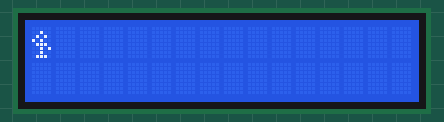
A sketch run on a simulated Arduino Uno, built with avr-gcc and run on an emulated ATmega328P. On the bench: 16×2 character LCD.

Above: at 0.1 s.
At 3.7 s:
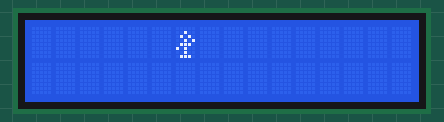
At 7.7 s:
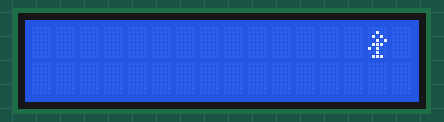
At 15.8 s:
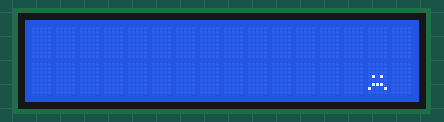
At 29.4 s:
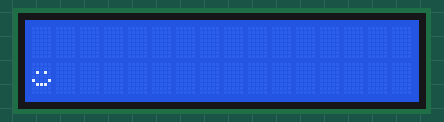
At 37.5 s:
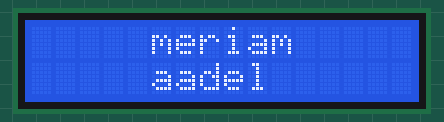

The sketch:

lcd_i2c_Special_Character.ino
```cpp
#include <Wire.h>
#include <LiquidCrystal_I2C.h>

LiquidCrystal_I2C lcd(0x27, 16, 2);
byte first[] = {
  B00000,
  B00100,
  B01010,
  B10100,
  B01110,
  B00101,
  B00100,
  B01110
};

byte se_cond[] = {
  B00000,
  B00100,
  B01010,
  B00101,
  B01110,
  B10100,
  B00100,
  B01110
};

byte firstSmile[] = {
  B00000,
  B00000,
  B01010,
  B00000,
  B10001,
  B01110,
  B00000,
  B00000
};

byte secondSmile[] = {
  B00000,
  B00000,
  B00000,
  B01010,
  B00000,
  B01110,
  B10001,
  B00000
};

void setup()
{
  lcd.init();
  lcd.backlight();

  lcd.createChar(0, first);
  lcd.createChar(1, se_cond);
  lcd.createChar(2, firstSmile);
  lcd.createChar(3, secondSmile);
}

void loop()
{
  for(int i=0; i<16; i++)
  {
    lcd.setCursor(i, 0);
    lcd.write(0);
    delay(500);
    lcd.clear();
    lcd.setCursor(i, 0);
    lcd.write(1);
    delay(500);
    lcd.clear();
    i++;
  }
  for(int j=0; j<16; j++)
  {
    lcd.setCursor(j, 1);
    lcd.write(2);
    delay(500);
    lcd.clear();
    lcd.setCursor(j, 1);
    lcd.write(3);
    delay(500);
    lcd.clear();
    j++;
  }

  lcd.setCursor(5, 0);
  lcd.print("meriam");
  lcd.setCursor(5, 1);
  lcd.print("aadel");
  delay(5000);
  lcd.clear();

}
```

Measured:
- what the display in image 1 shows lasts 0.5 s, from 3.6 s to 4.1 s
